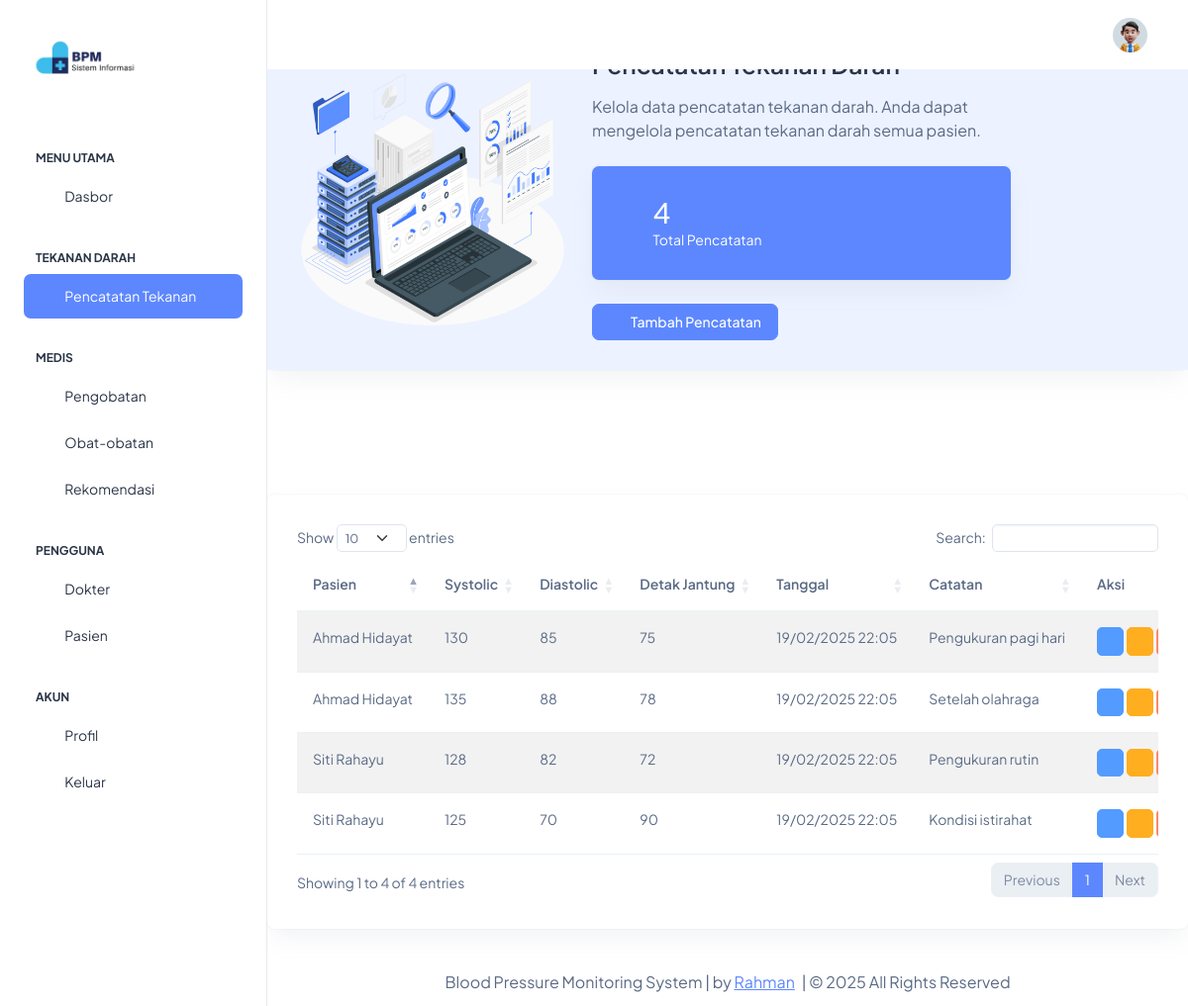
The app's page /App/Views/pencatatan.php (signed in) with its own data.
### tables this page shows
CREATE TABLE `blood_pressure_readings` (
  `reading_id` int NOT NULL,
  `patient_id` int DEFAULT NULL,
  `systolic` int NOT NULL,
  `diastolic` int NOT NULL,
  `pulse_rate` int DEFAULT NULL,
  `reading_date` timestamp NULL DEFAULT CURRENT_TIMESTAMP,
  `notes` text
);

CREATE TABLE `patient_profiles` (
  `patient_id` int NOT NULL,
  `user_id` int DEFAULT NULL,
  `full_name` varchar(100) NOT NULL,
  `date_of_birth` date NOT NULL,
  `gender` enum('M','F') NOT NULL,
  `address` text,
  `phone_number` varchar(20) DEFAULT NULL,
  `emergency_contact` varchar(100) DEFAULT NULL,
  `emergency_phone` varchar(20) DEFAULT NULL,
  `medical_history` text
);

### App/Config/Database.php (called while the page is built, shortened)
<?php
class Database
{
    private $host = 'localhost';
    private $db_name = 'blood_pressure_monitoring';
    private $username = 'root';
    private $password = '';
    private $conn;
    private function connect()
    {
        try {
            $this->conn = new PDO(
                'mysql:host=' . $this->host . ';dbname=' . $this->db_name,
                $this->username,
                $this->password
            );
            $this->conn->setAttribute(PDO::ATTR_ERRMODE, PDO::ERRMODE_EXCEPTION);
            $this->conn->setAttribute(PDO::ATTR_DEFAULT_FETCH_MODE, PDO::FETCH_ASSOC);
        } catch (PDOException $e) {
            echo 'Connection Error: ' . $e->getMessage();
        }
    }
    public function query($query, $params = [])
    {
        $stmt = $this->conn->prepare($query);
        $stmt->execute($params);
        return $stmt;
    }
}

### App/Controllers/PencatatanController.php (called while the page is built, shortened)
<?php
require_once __DIR__ . '/../Models/PencatatanModel.php';
class PencatatanController
{
    private $pencatatanModel;
    public function __construct()
    {
        $this->pencatatanModel = new PencatatanModel();
    }
    public function getReadings()
    {
        return $this->pencatatanModel->getAllReadings();
    }
}

### App/Models/PencatatanModel.php (called while the page is built, shortened)
<?php
require_once __DIR__ . '/../Config/Database.php';
class PencatatanModel
{
    private $db;
    public function __construct()
    {
        $this->db = new Database();
    }
    public function getAllReadings()
    {
        $query = "SELECT bpr.*,
                         pp.full_name as patient_name,
                         CONCAT(bpr.systolic, '/', bpr.diastolic) as blood_pressure
                  FROM blood_pressure_readings bpr
                  JOIN patient_profiles pp ON bpr.patient_id = pp.patient_id
                  ORDER BY bpr.reading_date DESC";
        return $this->db->query($query)->fetchAll();
    }
}

### App/Views/pencatatan.php (the view, shortened to what this page needs)
<?php
require_once __DIR__ . '/../Controllers/PencatatanController.php';
$pencatatanController = new PencatatanController();
$readings = $pencatatanController->getReadings();
$totalReadings = count($readings);
?>
<!doctype html>
<html lang="en">
<head>
    <link rel="stylesheet" href="assets/css/styles.min.css" />
    <link rel="stylesheet" href="https://cdn.datatables.net/1.13.7/css/dataTables.bootstrap5.min.css">
    <link rel="stylesheet" href="https://cdn.datatables.net/responsive/2.5.0/css/responsive.bootstrap5.min.css">
</head>
<body>
    <div class="page-wrapper" id="main-wrapper" data-layout="vertical" data-navbarbg="skin6" data-sidebartype="full"
        data-sidebar-position="fixed" data-header-position="fixed">
        <?php include 'partials/sidebar.php'; ?>
        <div class="body-wrapper">
            <?php include 'partials/header.php'; ?>
                <div class="row">
                    <div class="col-12">
                        <div class="card w-100">
                            <div class="card-body bg-light-primary">
                                <div class="row align-items-center">
                                    <div class="col-lg-4">
                                        <img src="assets/images/data/data.png" alt="Blood Pressure Statistics"
                                            class="img-fluid">
                                    </div>
                                    <div class="col-lg-6">
                                        <h3 class="fw-semibold mb-3">Pencatatan Tekanan Darah</h3>
                                        <p class="fs-4 mb-4">
                                            Kelola data pencatatan tekanan darah.
                                            <?php if ($_SESSION['role'] === 'patient'): ?>
                                                Anda dapat mencatat, mengubah, dan melihat riwayat tekanan darah Anda.
                                            <?php else: ?>
                                                Anda dapat mengelola pencatatan tekanan darah semua pasien.
                                            <?php endif; ?>
                                        </p>
                                        <div class="card bg-primary text-white mb-4">
                                            <div class="card-body d-flex align-items-center">
                                                <i class="ti ti-heart-rate-monitor fs-6 me-3"></i>
                                                <div>
                                                    <h2 class="text-white mb-0"><?= $totalReadings ?></h2>
                                                    <p class="mb-0">Total Pencatatan</p>
                                                </div>
                                            </div>
                                        </div>
                                        <button class="btn btn-primary d-flex align-items-center" data-bs-toggle="modal"
                                            data-bs-target="#addReadingModal">
                                            <i class="ti ti-plus fs-5 me-2"></i>
                                            <span>Tambah Pencatatan</span>
                                        </button>
                                    </div>
                                </div>
                            </div>
                        </div>
                    </div>
                </div>
                <div class="row">
                    <div class="col-12">
                        <div class="card">
                            <div class="card-body">
                                <div class="table-responsive">
                                    <table id="readingTable" class="table table-striped dt-responsive nowrap w-100">
                                        <thead>
                                            <tr>
                                                <?php if ($_SESSION['role'] !== 'patient'): ?>
                                                    <th>Pasien</th>
                                                <?php endif; ?>
                                                <th>Systolic</th>
                                                <th>Diastolic</th>
                                                <th>Detak Jantung</th>
                                                <th>Tanggal</th>
                                                <th>Catatan</th>
                                                <th>Aksi</th>
                                            </tr>
                                        </thead>
                                        <tbody>
                                            <?php foreach ($readings as $reading): ?>
                                                <tr>
                                                    <?php if ($_SESSION['role'] !== 'patient'): ?>
                                                        <td><?= htmlspecialchars($reading['patient_name']) ?></td>
                                                    <?php endif; ?>
                                                    <td><?= htmlspecialchars($reading['systolic']) ?></td>
                                                    <td><?= htmlspecialchars($reading['diastolic']) ?></td>
                                                    <td><?= htmlspecialchars($reading['pulse_rate']) ?></td>
                                                    <td><?= date('d/m/Y H:i', strtotime($reading['reading_date'])) ?></td>
                                                    <td><?= htmlspecialchars($reading['notes']) ?></td>
                                                    <td>
                                                        <button type="button" class="btn btn-info btn-sm view-reading"
                                                            data-bs-toggle="modal" data-bs-target="#viewReadingModal"
                                                            data-reading='<?= json_encode($reading) ?>'>
                                                            <i class="ti ti-eye"></i>
                                                        </button>
                                                        <button type="button" class="btn btn-warning btn-sm edit-reading"
                                                            data-bs-toggle="modal" data-bs-target="#editReadingModal"
                                                            data-reading='<?= json_encode([
                                                                "reading_id" => $reading["reading_id"],
                                                                "systolic" => $reading["systolic"],
                                                                "diastolic" => $reading["diastolic"],
                                                                "pulse_rate" => $reading["pulse_rate"],
                                                                "notes" => $reading["notes"]
                                                            ]) ?>'>
                                                            <i class="ti ti-edit"></i>
                                                        </button>
                                                        <button type="button" class="btn btn-danger btn-sm delete-reading"
                                                            data-bs-toggle="modal" data-bs-target="#deleteReadingModal"
                                                            data-reading-id="<?= $reading['reading_id'] ?>">
                                                        </button>
                                                    </td>
                                                </tr>
                                            <?php endforeach; ?>
                                        </tbody>
                                    </table>
                                </div>
                            </div>
                        </div>
                    </div>
                </div>
                <?php include 'partials/footer.php'; ?>
        </div>
    </div>
</body>
</html>

### records on screen
blood_pressure_readings: patient.full_name "Ahmad Hidayat", systolic "130", diastolic "85", pulse_rate "75", reading_date "19/02/2025 22:05", notes "Pengukuran pagi hari"
blood_pressure_readings: patient.full_name "Ahmad Hidayat", systolic "135", diastolic "88", pulse_rate "78", reading_date "19/02/2025 22:05", notes "Setelah olahraga"
blood_pressure_readings: patient.full_name "Siti Rahayu", systolic "128", diastolic "82", pulse_rate "72", reading_date "19/02/2025 22:05", notes "Pengukuran rutin"
blood_pressure_readings: patient.full_name "Siti Rahayu", systolic "125", diastolic "70", pulse_rate "90", reading_date "19/02/2025 22:05", notes "Kondisi istirahat"

### other values on screen
$totalReadings "4"
